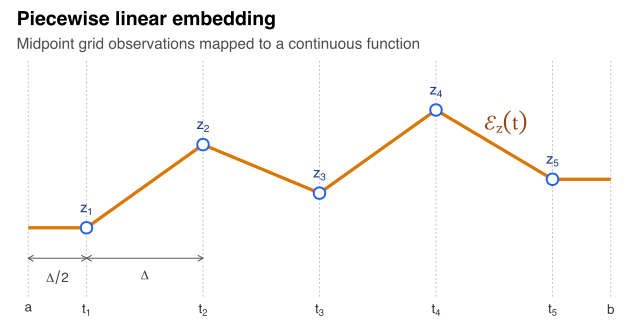

Generate this figure with R:
library(ggplot2)

a <- 0
b <- 1
N <- 5
Delta <- (b - a) / N
t_grid <- a + ((2 * seq_len(N) - 1) / (2 * N)) * (b - a)
z <- c(1.10, 1.70, 1.35, 1.95, 1.45)

embedding <- data.frame(
  t = c(a, t_grid, b),
  value = c(z[1], z, z[N])
)

observations <- data.frame(
  t = t_grid,
  value = z,
  n = seq_len(N)
)

interval_labels <- data.frame(
  x = c((a + t_grid[1]) / 2, (t_grid[1] + t_grid[2]) / 2),
  y = min(z) - 0.30,
  label = c("Delta/2", "Delta")
)

interval_arrows <- data.frame(
  x = c(a, t_grid[1]),
  xend = c(t_grid[1], t_grid[2]),
  y = min(z) - 0.22,
  yend = min(z) - 0.22
)

p <- ggplot() +
  geom_vline(
    xintercept = c(a, t_grid, b),
    colour = "grey78",
    linewidth = 0.35,
    linetype = "22"
  ) +
  geom_segment(
    data = interval_arrows,
    aes(x = x, xend = xend, y = y, yend = yend),
    arrow = arrow(ends = "both", length = unit(0.06, "in")),
    linewidth = 0.35,
    colour = "grey35"
  ) +
  geom_text(
    data = interval_labels,
    aes(x = x, y = y, label = label),
    parse = TRUE,
    size = 3.4,
    vjust = 1.1,
    colour = "grey25"
  ) +
  geom_line(
    data = embedding,
    aes(x = t, y = value),
    colour = "#D97706",
    linewidth = 1.1
  ) +
  geom_point(
    data = observations,
    aes(x = t, y = value),
    colour = "#2563EB",
    fill = "white",
    shape = 21,
    stroke = 1.0,
    size = 3.2
  ) +
  geom_text(
    data = observations,
    aes(x = t, y = value, label = paste0("z[", n, "]")),
    parse = TRUE,
    nudge_y = 0.13,
    size = 3.6,
    colour = "#1E3A8A"
  ) +
  annotate(
    "text",
    x = 0.82,
    y = 1.86,
    label = "\u2130[z](t)",
    parse = TRUE,
    family = "STIX Two Math",
    size = 5.2,
    colour = "#92400E"
  ) +
  scale_x_continuous(
    breaks = c(a, t_grid, b),
    labels = parse(text = c("a", paste0("t[", seq_len(N), "]"), "b")),
    expand = expansion(mult = c(0.02, 0.02))
  ) +
  scale_y_continuous(
    name = NULL,
    breaks = NULL,
    limits = c(min(z) - 0.42, max(z) + 0.28)
  ) +
  labs(
    x = NULL,
    title = "Piecewise linear embedding",
    subtitle = "Midpoint grid observations mapped to a continuous function"
  ) +
  theme_minimal(base_size = 12) +
  theme(
    plot.title = element_text(face = "bold", size = 14),
    plot.subtitle = element_text(size = 11, colour = "grey30"),
    panel.grid = element_blank(),
    axis.text.x = element_text(colour = "grey20"),
    plot.margin = margin(8, 12, 8, 12)
  )

ggsave(
  filename = "figures/linear_embedding_figure.pdf",
  plot = p,
  width = 6.4,
  height = 3.3,
  device = cairo_pdf
)
